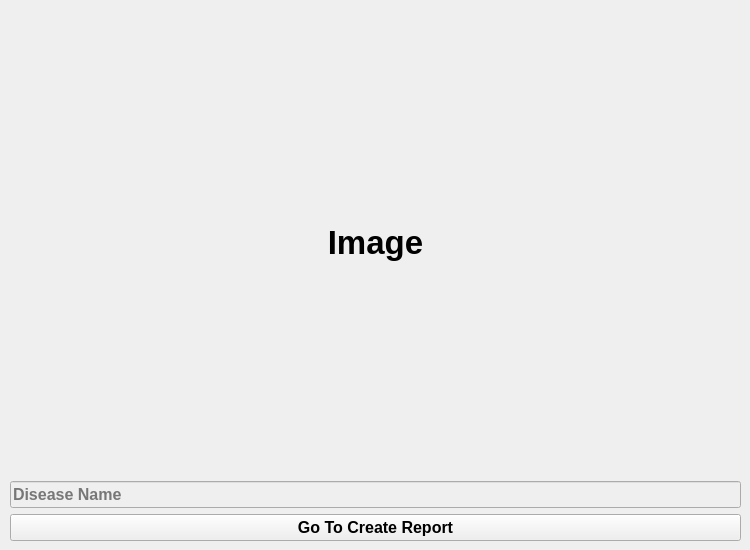
       <widget class="QWidget" name="analyzedTab">
        <attribute name="title">
         <string>Analyzed</string>
        </attribute>
        <widget class="QWidget" name="layoutWidget_10">
         <property name="geometry">
          <rect>
           <x>10</x>
           <y>10</y>
           <width>731</width>
           <height>531</height>
          </rect>
         </property>
         <layout class="QVBoxLayout" name="verticalLayout_3">
          <item>
           <widget class="QLabel" name="image_2">
            <property name="font">
             <font>
              <family>Arial</family>
              <pointsize>25</pointsize>
              <weight>75</weight>
              <bold>true</bold>
             </font>
            </property>
            <property name="layoutDirection">
             <enum>Qt::LeftToRight</enum>
            </property>
            <property name="autoFillBackground">
             <bool>true</bool>
            </property>
            <property name="text">
             <string>Image</string>
            </property>
            <property name="alignment">
             <set>Qt::AlignCenter</set>
            </property>
           </widget>
          </item>
          <item>
           <widget class="QLineEdit" name="diseaseName">
            <property name="enabled">
             <bool>false</bool>
            </property>
            <property name="font">
             <font>
              <family>Arial</family>
              <pointsize>12</pointsize>
              <weight>75</weight>
              <bold>true</bold>
             </font>
            </property>
            <property name="placeholderText">
             <string>Disease Name</string>
            </property>
           </widget>
          </item>
          <item>
           <widget class="QPushButton" name="createReportPage">
            <property name="font">
             <font>
              <family>Arial</family>
              <pointsize>12</pointsize>
              <weight>75</weight>
              <bold>true</bold>
             </font>
            </property>
            <property name="cursor">
             <cursorShape>PointingHandCursor</cursorShape>
            </property>
            <property name="text">
             <string>Go To Create Report</string>
            </property>
           </widget>
          </item>
         </layout>
        </widget>
       </widget>
